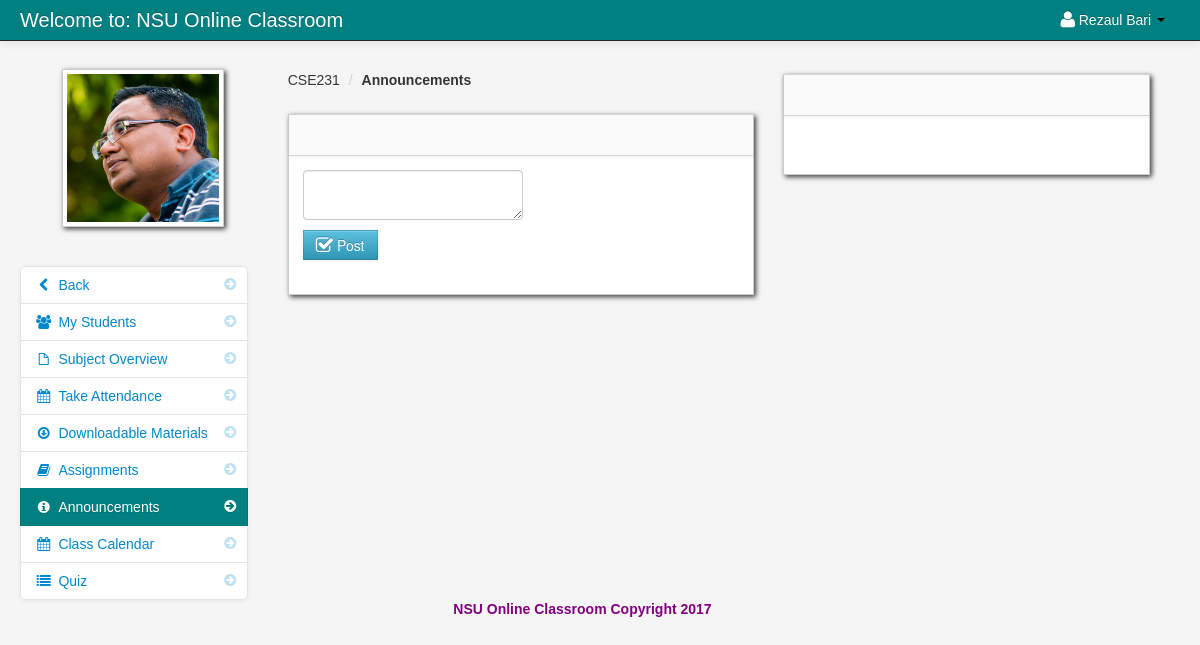
Page /announcements.php?id=21 (signed in) on the earlier database version.
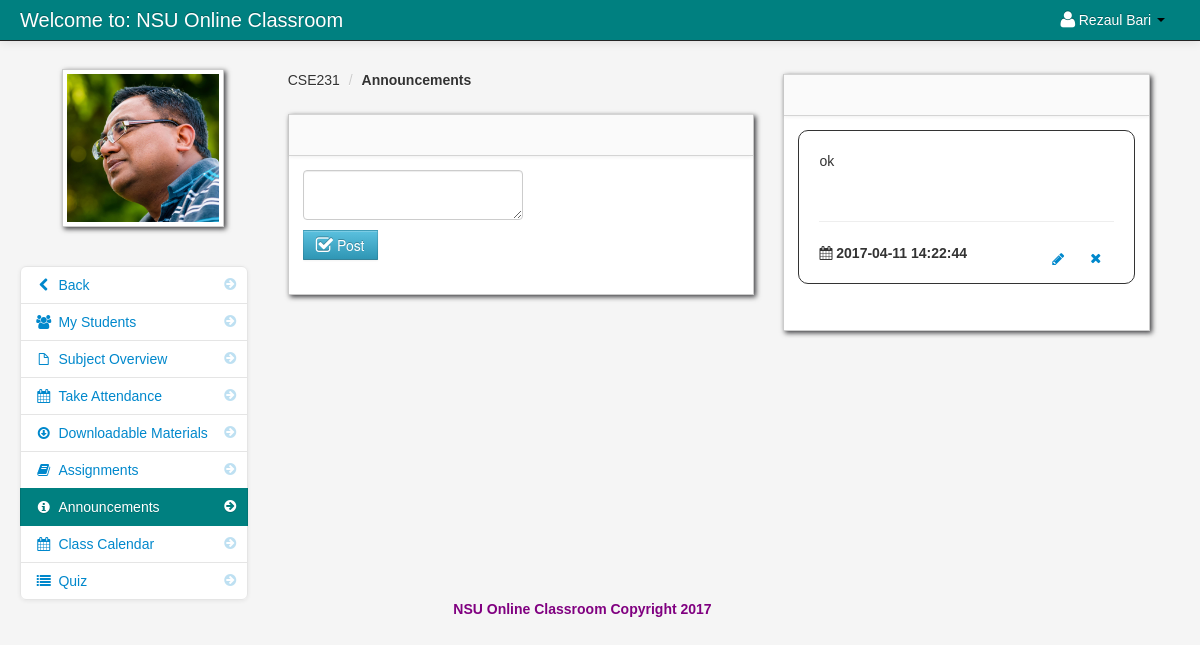
Same page on the later database version.
### tables this page shows
CREATE TABLE `teacher_class_announcements` (
  `teacher_class_announcements_id` int(11) NOT NULL,
  `content` varchar(500) NOT NULL,
  `teacher_id` varchar(100) NOT NULL,
  `teacher_class_id` int(11) NOT NULL,
  `date` varchar(50) NOT NULL
);

### session.php (called while the page is built, shortened)
<?php
$session_id=$_SESSION['id'];
?>

### announcements.php (the view, shortened to what this page needs)
<?php include('header_dashboard.php'); ?>
<?php include('session.php'); ?>
<?php $get_id = $_GET['id']; ?>
    <body>
		<?php include('navbar_teacher.php'); ?>
        <div class="container-fluid">
            <div class="row-fluid">
				<?php include('annoucement_link.php'); ?>
                <div class="span5" id="content">
                     <div class="row-fluid">
										<?php $class_query = mysql_query("select * from teacher_class
										LEFT JOIN class ON class.class_id = teacher_class.class_id
										where teacher_class_id = '$get_id'")or die(mysql_error());
										$class_row = mysql_fetch_array($class_query);
										?>
					     <ul class="breadcrumb">
							<li><a href="#"><?php echo $class_row['class_name']; ?></a> <span class="divider">/</span></li>
							<li><a href="#"><b>Announcements</b></a></li>
						</ul>
                        <div id="block_bg" class="block">
                            <div class="navbar navbar-inner block-header">
                            </div>
                            <div class="block-content collapse in">
                                <div class="span12">
								<form method="post">
								<textarea name="content" id="ckeditor_full"></textarea>
								<br>
								<button name="post" class="btn btn-info"><i class="icon-check icon-large"></i> Post</button>
								</form>
                                </div>
                            </div>
                        </div>
                    </div>
                </div>
				<div class="span4 row-fluid">
                        <div id="block_bg" class="block">
                            <div class="navbar navbar-inner block-header">
                            </div>
                            <div class="block-content collapse in">
                                <div class="span12">
								 <?php
								 $query_announcement = mysql_query("select * from teacher_class_announcements
																	where teacher_id = '$session_id'  and  teacher_class_id = '$get_id' order by date DESC
																	")or die(mysql_error());
								 while($row = mysql_fetch_array($query_announcement)){
								 $id = $row['teacher_class_announcements_id'];
								 ?>
											<div class="post"  id="del<?php echo $id; ?>">
											<?php echo $row['content']; ?>
											<hr>
											<strong><i class="icon-calendar"></i> <?php echo $row['date']; ?></strong>
											<div class="pull-right">
											<a class="btn btn-link"  href="#<?php echo $id; ?>" data-toggle="modal" ><i class="icon-remove"></i> </a>
											</div>
											<div class="pull-right">
												<form method="post" action="edit_post.php<?php echo '?id='.$get_id; ?>">
												<button class="btn btn-link" name="edit"><i class="icon-pencil"></i> </button>
												</form>
											</div>
											</div>
								<?php } ?>
                                </div>
                            </div>
                        </div>
                    </div>
                </div>
            </div>
		<?php include('footer.php'); ?>
		<?php include('script.php'); ?>
    </body>
</html>

Differences in the rows shown:
added teacher_class_announcements: content "ok", date "2017-04-11 14:22:44"
